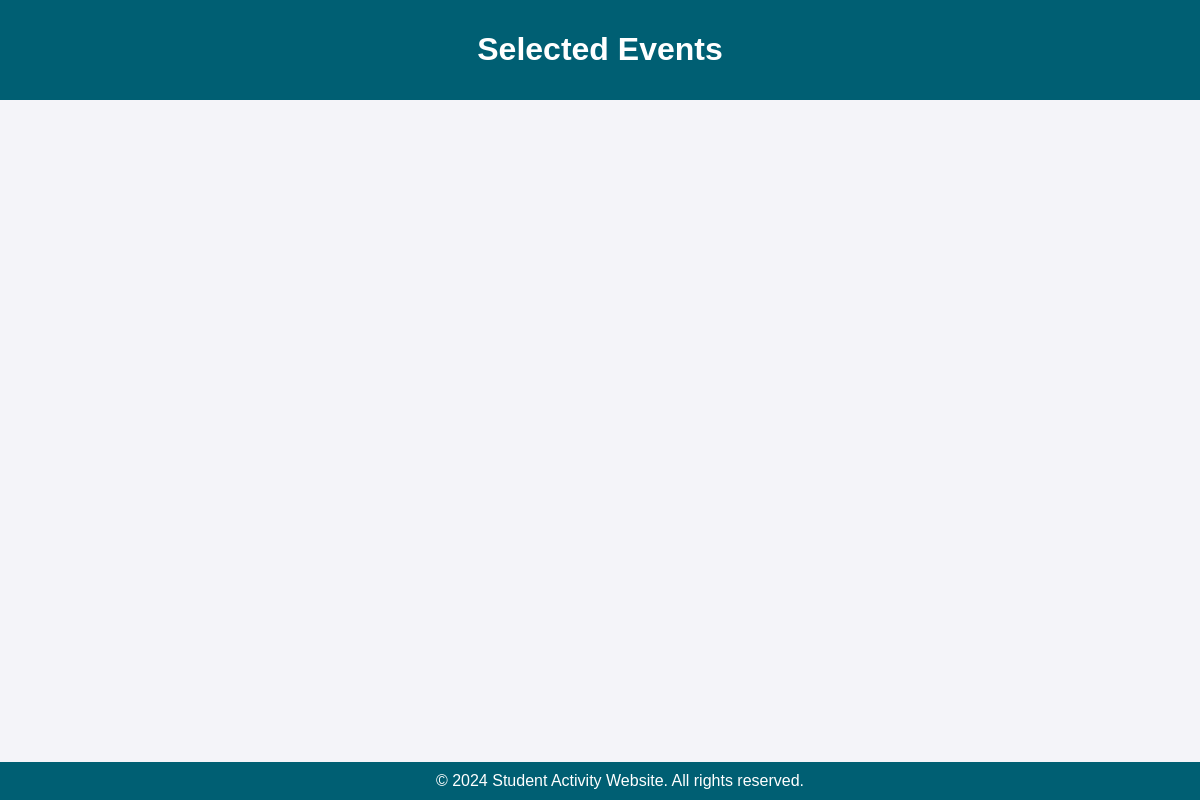
Page /selected-events/ on the earlier database version.
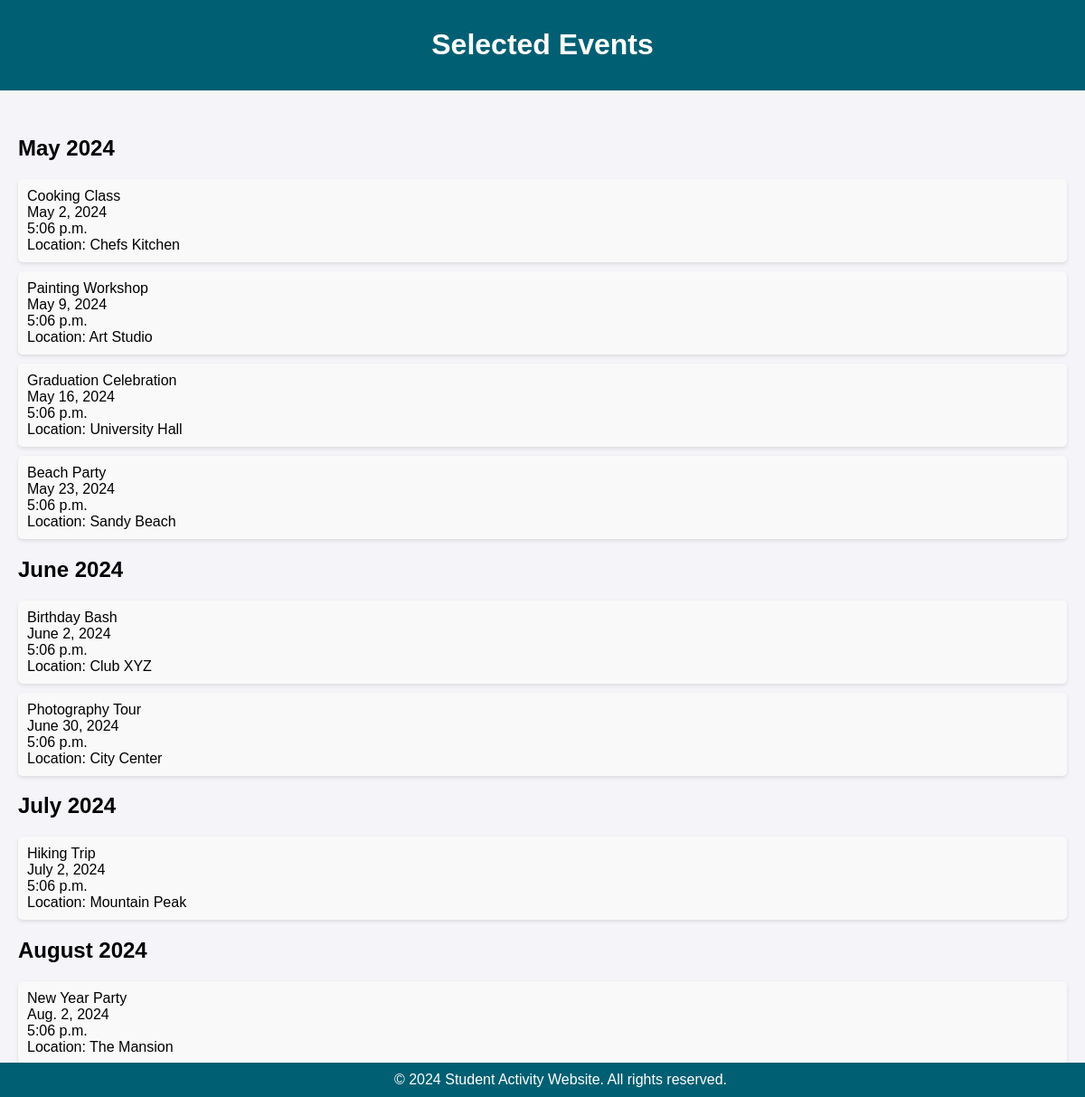
Same page on the later database version.
### BobcatConApp/models.py (models this page shows, shortened)
class Event(models.Model):
    CATEGORY_CHOICES = [
        ('party', 'Party'),
        ('activity', 'Activity'),
    ]
    name = models.CharField(max_length=100)
    category = models.CharField(max_length=20, choices=CATEGORY_CHOICES)
    date = models.DateField()
    time = models.TimeField()
    location = models.CharField(max_length=200)
    selected = models.BooleanField(default=False)

### BobcatConApp/views.py (the view)
# urls.py: path('selected-events/', views.selected_events, name='selected_events')
def selected_events(request):
    selected_events = Event.objects.filter(selected=True).order_by('date')  # Assuming you have a 'selected' field in your Event model
    grouped_events = {}
    for month, events_in_month in itertools.groupby(selected_events, key=lambda event: event.date.strftime('%B %Y')):
        grouped_events[month] = list(events_in_month)
    return render(request, 'selected_events.html', {'grouped_events': grouped_events})

### templates/selected_events.html (shortened to what this page needs)
<!DOCTYPE html>
<html lang="en">
<head>
</head>
<body>
    <header>
        <h1>Selected Events</h1>
    </header>
    <main>
        {% for month, events_in_month in grouped_events.items %}
            <h2>{{ month }}</h2>
            <ul>
                {% for event in events_in_month %}
                    <li class="event">
                        {{ event.name }} <br> {{ event.date }} <br> {{ event.time }} <br> Location: {{ event.location }}
                    </li>
                {% endfor %}
            </ul>
        {% endfor %}
    </main>
    <footer>
        © 2024 Student Activity Website. All rights reserved.
    </footer>
</body>
</html>

### templates/selected_events.html (style rules this page uses)
body { font-family: Arial, sans-serif; background-color: #f4f4f9; margin: 0; padding: 0; }
header { background-color: #005f73; color: #fff; padding: 10px 20px; text-align: center; }
main { padding: 20px; margin-top: 10px; }
ul { list-style-type: none; padding: 0; }
li { margin-bottom: 10px; }
.event { background-color: #f9f9f9; padding: 10px; border-radius: 5px; box-shadow: 0 2px 4px rgba(0, 0, 0, 0.1); }
footer { text-align: center; padding: 10px 20px; background-color: #005f73; color: white; position: fixed; bottom: 0; width: 100%; }

Differences in the rows shown:
added Event: month "May 2024", name "Cooking Class", date "May 2, 2024", time "5:06 p.m.", location "Chefs Kitchen"
added Event: name "Painting Workshop", date "May 9, 2024", time "5:06 p.m.", location "Art Studio", shown under "May 2024"
added Event: name "Graduation Celebration", date "May 16, 2024", time "5:06 p.m.", location "University Hall", shown under "May 2024"
added Event: name "Beach Party", date "May 23, 2024", time "5:06 p.m.", location "Sandy Beach", shown under "May 2024"
added Event: month "June 2024", name "Birthday Bash", date "June 2, 2024", time "5:06 p.m.", location "Club XYZ"
added Event: name "Photography Tour", date "June 30, 2024", time "5:06 p.m.", location "City Center", shown under "June 2024"
added Event: month "July 2024", name "Hiking Trip", date "July 2, 2024", time "5:06 p.m.", location "Mountain Peak"
added Event: month "August 2024", name "New Year Party", date "Aug. 2, 2024", time "5:06 p.m.", location "The Mansion"
